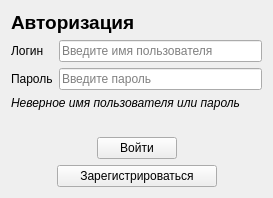
<?xml version="1.0" encoding="UTF-8"?>
<ui version="4.0">
 <class>LoginForm</class>
 <widget class="QWidget" name="LoginForm">
  <property name="geometry">
   <rect>
    <x>0</x>
    <y>0</y>
    <width>273</width>
    <height>198</height>
   </rect>
  </property>
  <property name="windowTitle">
   <string>Авторизация</string>
  </property>
  <layout class="QVBoxLayout" name="verticalLayout_2">
   <item>
    <widget class="QLabel" name="label_3">
     <property name="font">
      <font>
       <pointsize>14</pointsize>
       <weight>75</weight>
       <bold>true</bold>
      </font>
     </property>
     <property name="text">
      <string>Авторизация</string>
     </property>
     <property name="margin">
      <number>7</number>
     </property>
    </widget>
   </item>
   <item>
    <layout class="QFormLayout" name="formLayout">
     <item row="0" column="0">
      <widget class="QLabel" name="label">
       <property name="text">
        <string>Логин</string>
       </property>
      </widget>
     </item>
     <item row="1" column="0">
      <widget class="QLabel" name="label_2">
       <property name="text">
        <string>Пароль</string>
       </property>
      </widget>
     </item>
     <item row="0" column="1">
      <widget class="QLineEdit" name="login">
       <property name="placeholderText">
        <string>Введите имя пользователя</string>
       </property>
      </widget>
     </item>
     <item row="1" column="1">
      <widget class="QLineEdit" name="password">
       <property name="echoMode">
        <enum>QLineEdit::Password</enum>
       </property>
       <property name="placeholderText">
        <string>Введите пароль</string>
       </property>
      </widget>
     </item>
    </layout>
   </item>
   <item>
    <widget class="QLabel" name="errorMessage">
     <property name="font">
      <font>
       <italic>true</italic>
      </font>
     </property>
     <property name="text">
      <string>Неверное имя пользователя или пароль</string>
     </property>
    </widget>
   </item>
   <item>
    <spacer name="verticalSpacer">
     <property name="orientation">
      <enum>Qt::Vertical</enum>
     </property>
     <property name="sizeHint" stdset="0">
      <size>
       <width>20</width>
       <height>40</height>
      </size>
     </property>
    </spacer>
   </item>
   <item>
    <layout class="QHBoxLayout" name="horizontalLayout_2">
     <item>
      <spacer name="horizontalSpacer_3">
       <property name="orientation">
        <enum>Qt::Horizontal</enum>
       </property>
       <property name="sizeHint" stdset="0">
        <size>
         <width>40</width>
         <height>20</height>
        </size>
       </property>
      </spacer>
     </item>
     <item>
      <layout class="QVBoxLayout" name="verticalLayout">
       <item>
        <layout class="QHBoxLayout" name="horizontalLayout">
         <item>
          <spacer name="horizontalSpacer">
           <property name="orientation">
            <enum>Qt::Horizontal</enum>
           </property>
           <property name="sizeHint" stdset="0">
            <size>
             <width>40</width>
             <height>20</height>
            </size>
           </property>
          </spacer>
         </item>
         <item>
          <widget class="QPushButton" name="loginBtn">
           <property name="toolTip">
            <string>Войти в систему</string>
           </property>
           <property name="text">
            <string>Войти</string>
           </property>
          </widget>
         </item>
         <item>
          <spacer name="horizontalSpacer_2">
           <property name="orientation">
            <enum>Qt::Horizontal</enum>
           </property>
           <property name="sizeHint" stdset="0">
            <size>
             <width>40</width>
             <height>20</height>
            </size>
           </property>
          </spacer>
         </item>
        </layout>
       </item>
       <item>
        <widget class="QPushButton" name="registrationButton">
         <property name="text">
          <string>Зарегистрироваться</string>
         </property>
        </widget>
       </item>
      </layout>
     </item>
     <item>
      <spacer name="horizontalSpacer_4">
       <property name="orientation">
        <enum>Qt::Horizontal</enum>
       </property>
       <property name="sizeHint" stdset="0">
        <size>
         <width>40</width>
         <height>20</height>
        </size>
       </property>
      </spacer>
     </item>
    </layout>
   </item>
  </layout>
 </widget>
 <tabstops>
  <tabstop>login</tabstop>
  <tabstop>password</tabstop>
 </tabstops>
 <resources/>
 <connections/>
</ui>
